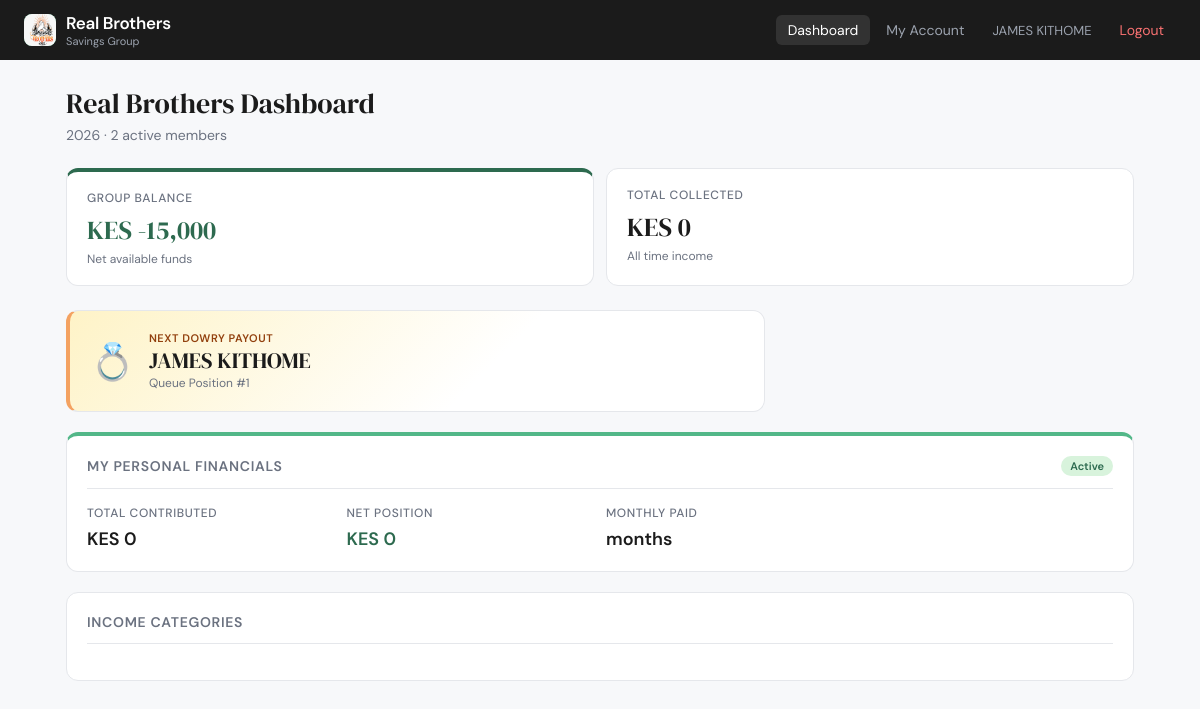
The page /dashboard (signed in) on the database as committed earlier.
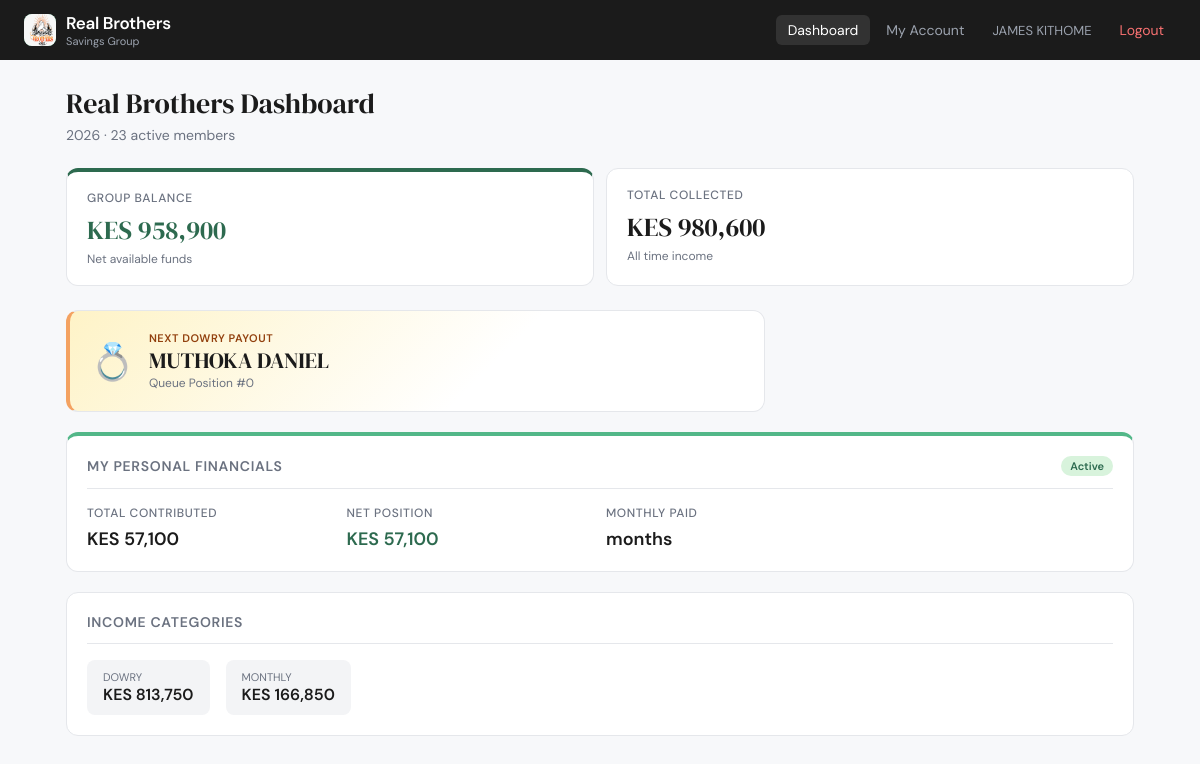
The same page on the database as committed later.
### app.py (models this page shows)
class Member(db.Model):
    __tablename__ = 'members'
    id = db.Column(db.Integer, primary_key=True)
    name = db.Column(db.String(100), nullable=False)
    username = db.Column(db.String(50), unique=True, nullable=False)
    password = db.Column(db.String(255), nullable=False)
    role = db.Column(db.String(20), default='member') # admin, member
    status = db.Column(db.String(20), default='active') # active, dormant, suspended, exited
    is_special = db.Column(db.Boolean, default=False)
    phone = db.Column(db.String(20))
    profile_pic = db.Column(db.String(255), default='default_profile.png')
    joined_year = db.Column(db.Integer, default=GROUP_START_YEAR)
    joined_date = db.Column(db.DateTime, default=datetime.utcnow)
    dowry_received = db.Column(db.Integer, default=0)
    dowry_queue_position = db.Column(db.Integer, default=0)
    created_at = db.Column(db.DateTime, default=datetime.utcnow)
    payments = db.relationship('Payment', backref='member', lazy=True, cascade="all, delete-orphan")
    fds = db.relationship('FixedDeposit', backref='member', lazy=True)
    refunds = db.relationship('MemberRefund', backref='member', lazy=True)
    attendances = db.relationship('Attendance', backref='member', lazy=True)

### app.py (the view)
@app.route('/dashboard')
@login_required
def dashboard():
    fins = get_financial_summary()
    members_list = Member.query.filter(Member.status != 'exited').all()
    next_dowry = Member.query.filter_by(dowry_received=0, status='active').order_by(Member.dowry_queue_position).first()
    user_stats = get_member_stats(session['user_id']) if session['role'] == 'member' else None
    return render_template('dashboard.html', fins=fins, member_count=len(members_list),
                           next_dowry=next_dowry, user_stats=user_stats, year=datetime.now().year,
                           MONTHLY_CONTRIBUTION=MONTHLY_CONTRIBUTION, ANNUAL_DOWRY=ANNUAL_DOWRY)

### app.py (called while the page is built)
def login_required(f):
    @wraps(f)
    def decorated(*args, **kwargs):
        if 'user_id' not in session: return redirect(url_for('login'))
        return f(*args, **kwargs)
    return decorated

### templates/dashboard.html (shortened to what this page needs)
{% extends "base.html" %}
{% block content %}
<h1 class="page-title">Real Brothers Dashboard</h1>
<p class="page-sub">{{ year }} · {{ member_count }} active members</p>
<div class="stat-grid">
  <div class="stat-card" style="border-top: 4px solid var(--green);">
    <div class="stat-label">Group Balance</div>
    <div class="stat-value green">KES {{ "{:,.0f}".format(fins.current_balance) }}</div>
    <div class="stat-sub">Net available funds</div>
  </div>
  <div class="stat-card">
    <div class="stat-label">Total Collected</div>
    <div class="stat-value">KES {{ "{:,.0f}".format(fins.total_income) }}</div>
    <div class="stat-sub">All time income</div>
  </div>
</div>
<div style="display:grid; grid-template-columns: 2fr 1fr; gap:20px; margin-bottom:20px;">
  {% if next_dowry %}
  <div class="card" style="border-left: 4px solid #F4A261; background: linear-gradient(135deg, #FEF3C7 0%, #FFFFFF 60%);">
    <div style="display:flex; align-items:center; gap: 14px;">
      <div style="font-size: 36px;">💍</div>
      <div>
        <div style="font-size:11px; font-weight:600; color:#92400E; text-transform:uppercase; letter-spacing:0.05em;">Next Dowry Payout</div>
        <div style="font-family:'DM Serif Display',serif; font-size:22px;">{{ next_dowry.name }}</div>
        <div style="font-size:12px; color:#6B7280;">Queue Position #{{ next_dowry.dowry_queue_position }}</div>
      </div>
    </div>
  </div>
  {% endif %}
</div>
{% if session.role == 'member' and user_stats %}
<div class="card" style="margin-bottom: 20px; border-top: 4px solid var(--green-light);">
  <div class="card-header">
    <span class="card-title">My Personal Financials</span>
    <span class="badge badge-green">{{ user_stats.status|capitalize }}</span>
  </div>
  <div style="display:grid; grid-template-columns: repeat(4, 1fr); gap:12px;">
    <div>
      <div class="stat-label">Total Contributed</div>
      <div style="font-size:18px; font-weight:600;">KES {{ "{:,.0f}".format(user_stats.total_paid) }}</div>
    </div>
    <div>
      <div class="stat-label">Net Position</div>
      <div style="font-size:18px; font-weight:600; color:var(--green);">KES {{ "{:,.0f}".format(user_stats.net_position) }}</div>
    </div>
    <div>
      <div class="stat-label">Monthly Paid</div>
      <div style="font-size:18px; font-weight:600;">{{ user_stats.monthly_paid }} months</div>
    </div>
  </div>
</div>
{% endif %}
<div class="card">
  <div class="card-header">
    <span class="card-title">Income Categories</span>
  </div>
  <div style="display:flex; gap:16px; flex-wrap:wrap;">
    {% for cat, amt in fins.income_breakdown.items() %}
    <div style="background:var(--gray-light); padding:10px 16px; border-radius:8px;">
      <div style="font-size:11px; color:var(--gray); text-transform:uppercase;">{{ cat }}</div>
      <div style="font-weight:600;">KES {{ "{:,.0f}".format(amt) }}</div>
    </div>
    {% endfor %}
  </div>
</div>
{% endblock %}

### templates/base.html (shortened to what this page needs)
<!DOCTYPE html>
<html lang="en">
<head>
</head>
<body>
<nav class="navbar">
  <div class="navbar-brand">
    <div class="logo">
      <img src="{{ url_for('static', filename='logo.png') }}" onerror="this.style.display='none'; this.nextElementSibling.style.display='flex';" style="height:100%; width:100%; border-radius:8px; object-fit:cover;">
    </div>
    <div>
      <span>Real Brothers</span>
      <small>Savings Group</small>
    </div>
  </div>
  {% if session.user_id %}
  <div class="navbar-nav">
    <a href="{{ url_for('dashboard') }}" class="nav-link {% if request.endpoint=='dashboard' %}active{% endif %}">Dashboard</a>
    {% if session.role == 'admin' %}
    <a href="{{ url_for('record_payment') }}" class="nav-link {% if request.endpoint=='record_payment' %}active{% endif %}">Record</a>
    <a href="{{ url_for('manage_members') }}" class="nav-link {% if request.endpoint=='manage_members' %}active{% endif %} hide-mobile">Members</a>
    <a href="{{ url_for('reports') }}" class="nav-link {% if request.endpoint=='reports' %}active{% endif %} hide-mobile">Reports</a>
    {% else %}
    <a href="{{ url_for('member_detail', member_id=session.user_id) }}" class="nav-link">My Account</a>
    {% endif %}
    <span class="nav-user">{{ session.name }}</span>
    <a href="{{ url_for('logout') }}" class="nav-link logout">Logout</a>
  </div>
  {% endif %}
</nav>
<div class="container">
  {% block content %}{% endblock %}
</div>
</body>
</html>

Rows that differ between the two databases and show on the page:
added Member: name "MUTHOKA DANIEL", dowry_queue_position "0"
Other text that changed with them:
{{ member_count }}: "2" → "23"
{{ "{:,.0f}".format(fins.current_balance) }}: "-15,000" → "958,900"
{{ "{:,.0f}".format(fins.total_income) }}: "0" → "980,600"
{{ "{:,.0f}".format(user_stats.total_paid) }}: "0" → "57,100"
{{ "{:,.0f}".format(user_stats.net_position) }}: "0" → "57,100"
{{ next_dowry.name }}: "JAMES KITHOME" → "MUTHOKA DANIEL"
{{ next_dowry.dowry_queue_position }}: "1" → "0"
new list line: "DOWRY KES 813,750"
new list line: "MONTHLY KES 166,850"
